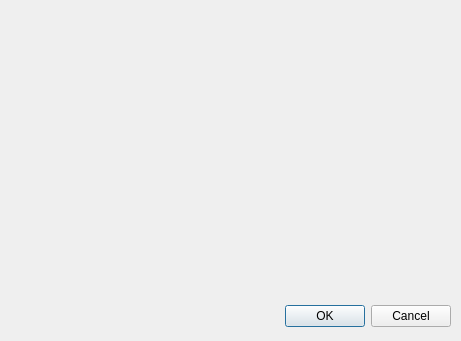
<?xml version="1.0" encoding="UTF-8"?>
<ui version="4.0">
 <class>StepPreviewDialog</class>
 <widget class="QDialog" name="StepPreviewDialog">
  <property name="geometry">
   <rect>
    <x>0</x>
    <y>0</y>
    <width>461</width>
    <height>341</height>
   </rect>
  </property>
  <property name="windowTitle">
   <string>Dialog</string>
  </property>
  <widget class="QDialogButtonBox" name="buttonBox">
   <property name="geometry">
    <rect>
     <x>110</x>
     <y>300</y>
     <width>341</width>
     <height>32</height>
    </rect>
   </property>
   <property name="orientation">
    <enum>Qt::Horizontal</enum>
   </property>
   <property name="standardButtons">
    <set>QDialogButtonBox::Cancel|QDialogButtonBox::Ok</set>
   </property>
  </widget>
  <widget class="QWidget" name="verticalLayoutWidget">
   <property name="geometry">
    <rect>
     <x>20</x>
     <y>30</y>
     <width>421</width>
     <height>251</height>
    </rect>
   </property>
   <layout class="QVBoxLayout" name="verticalLayout"/>
  </widget>
 </widget>
 <resources/>
 <connections>
  <connection>
   <sender>buttonBox</sender>
   <signal>accepted()</signal>
   <receiver>StepPreviewDialog</receiver>
   <slot>accept()</slot>
   <hints>
    <hint type="sourcelabel">
     <x>248</x>
     <y>254</y>
    </hint>
    <hint type="destinationlabel">
     <x>157</x>
     <y>274</y>
    </hint>
   </hints>
  </connection>
  <connection>
   <sender>buttonBox</sender>
   <signal>rejected()</signal>
   <receiver>StepPreviewDialog</receiver>
   <slot>reject()</slot>
   <hints>
    <hint type="sourcelabel">
     <x>316</x>
     <y>260</y>
    </hint>
    <hint type="destinationlabel">
     <x>286</x>
     <y>274</y>
    </hint>
   </hints>
  </connection>
 </connections>
</ui>
